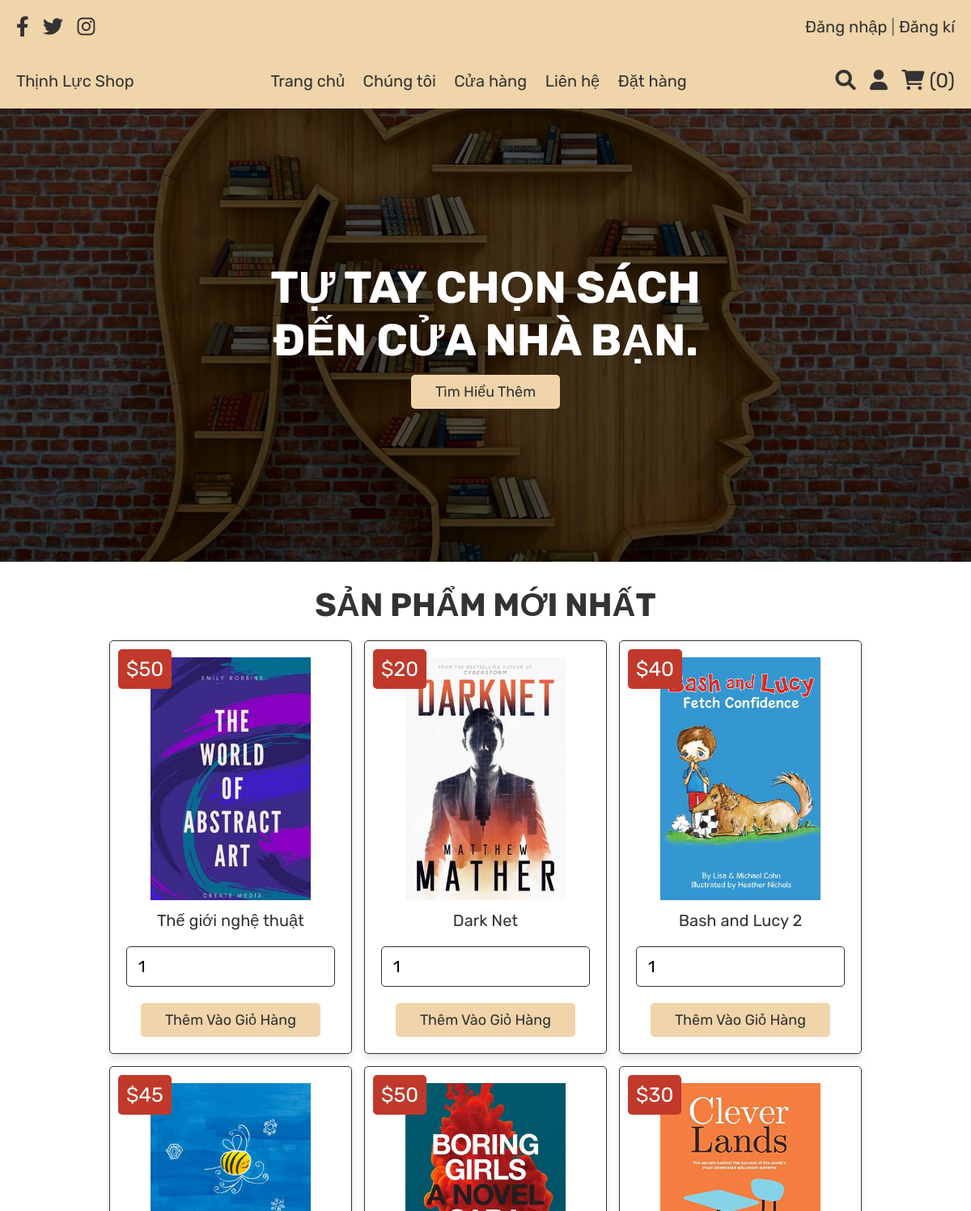
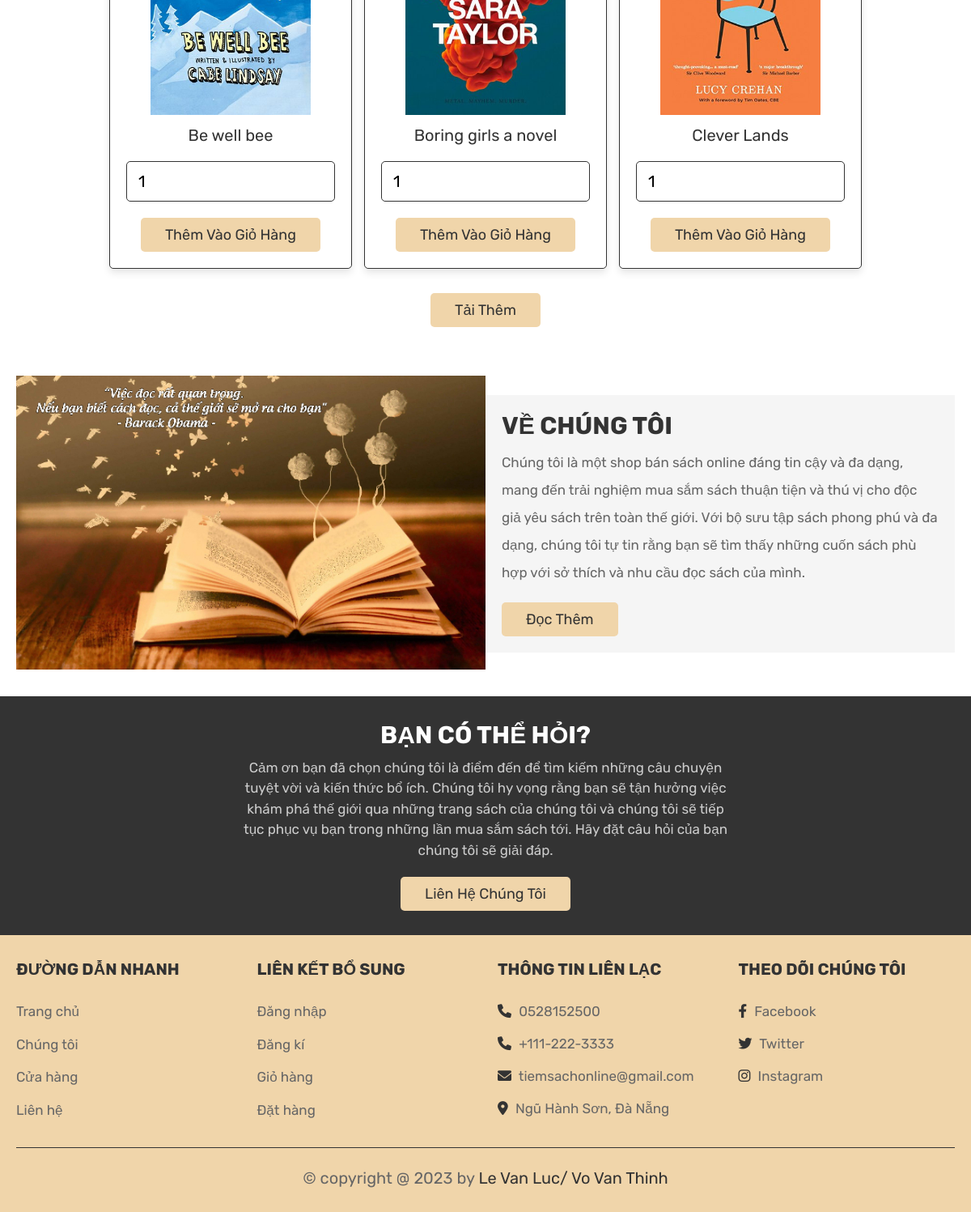
Page /home.php (signed in) on the committed database (2 pictures, top to bottom).
### tables this page shows
CREATE TABLE `products` (
  `id` int(100) NOT NULL,
  `name` varchar(100) NOT NULL,
  `price` int(100) NOT NULL,
  `image` varchar(100) NOT NULL
);

### home.php (the view, shortened to what this page needs)
<?php
include 'config.php';
$user_id = $_SESSION['user_id'];
?>
<!DOCTYPE html>
<html lang="en">
<head>
   <link rel="stylesheet" href="https://cdnjs.cloudflare.com/ajax/libs/font-awesome/6.0.0/css/all.min.css">
   <link rel="stylesheet" href="css/style.css">
</head>
<body>
<?php include 'header.php'; ?>
<section class="home">
   <div class="content">
      <h3>TỰ TAY CHỌN SÁCH ĐẾN CỬA NHÀ BẠN.</h3>
      <a href="about.php" class="white-btn">Tìm hiểu thêm</a>
   </div>
</section>
<section class="products">
   <h1 class="title">Sản phẩm mới nhất</h1>
   <div class="box-container">
      <?php
         $select_products = mysqli_query($conn, "SELECT * FROM `products` LIMIT 6") or die('query failed');
         if(mysqli_num_rows($select_products) > 0){
            while($fetch_products = mysqli_fetch_assoc($select_products)){
      ?>
     <form action="" method="post" class="box">
      <img class="image" src="uploaded_img/<?php echo $fetch_products['image']; ?>" alt="">
      <div class="name"><?php echo $fetch_products['name']; ?></div>
      <div class="price">$<?php echo $fetch_products['price']; ?></div>
      <input type="number" min="1" name="product_quantity" value="1" class="qty">
      <input type="submit" value="Thêm vào giỏ hàng" name="add_to_cart" class="btn">
     </form>
      <?php
         }
      }else{
         echo '<p class="empty">Chưa có sản phẩm nào được thêm vào!</p>';
      }
      ?>
   </div>
   <div class="load-more" style="margin-top: 2rem; text-align:center">
      <a href="shop.php" class="option-btn">Tải thêm</a>
   </div>
</section>
<section class="about">
   <div class="flex">
      <div class="image">
         <img src="images/about.jpg" alt="">
      </div>
      <div class="content">
         <h3>Về chúng tôi</h3>
         <p>Chúng tôi là một shop bán sách online đáng tin cậy và đa dạng, mang đến trải nghiệm mua sắm sách thuận tiện và thú vị cho độc giả yêu sách trên toàn thế giới.
Với bộ sưu tập sách phong phú và đa dạng, chúng tôi tự tin rằng bạn sẽ tìm thấy những cuốn sách phù hợp với sở thích và nhu cầu đọc sách của mình.</p>
         <a href="about.php" class="btn">Đọc thêm</a>
      </div>
   </div>
</section>
<section class="home-contact">
   <div class="content">
      <h3>Bạn có thể hỏi?</h3>
      <p>Cảm ơn bạn đã chọn chúng tôi là điểm đến để tìm kiếm những câu chuyện tuyệt vời và kiến thức bổ ích. Chúng tôi hy vọng rằng bạn sẽ tận hưởng việc khám phá thế giới qua những trang sách của chúng tôi và chúng tôi sẽ tiếp tục phục vụ bạn trong những lần mua sắm sách tới. Hãy đặt câu hỏi của bạn chúng tôi sẽ giải đáp.</p>
      <a href="contact.php" class="white-btn">Liên hệ chúng tôi</a>
   </div>
</section>
<?php include 'footer.php'; ?>
</body>
</html>

### header.php (shortened to what this page needs)
<header class="header">
   <div class="header-1">
      <div class="flex">
         <div class="share">
            <a href="#" class="fab fa-facebook-f"></a>
            <a href="#" class="fab fa-twitter"></a>
            <a href="#" class="fab fa-instagram"></a>
         </div>
         <p> <a href="login.php">Đăng nhập</a> | <a href="register.php">Đăng kí</a> </p>
      </div>
   </div>
   <div class="header-2">
      <div class="flex">
         <a href="home.php" class="logo">Thịnh Lực Shop
         </a>
         <nav class="navbar">
            <a href="home.php">Trang chủ</a>
            <a href="about.php">Chúng tôi</a>
            <a href="shop.php">Cửa hàng</a>
            <a href="contact.php">Liên hệ</a>
            <a href="orders.php">Đặt hàng</a>
         </nav>
         <div class="icons">
            <a href="search_page.php" class="fas fa-search"></a>
            <div id="user-btn" class="fas fa-user"></div>
            <?php
               $select_cart_number = mysqli_query($conn, "SELECT * FROM `cart` WHERE user_id = '$user_id'") or die('query failed');
               $cart_rows_number = mysqli_num_rows($select_cart_number);
            ?>
            <a href="cart.php"> <i class="fas fa-shopping-cart"></i> <span>(<?php echo $cart_rows_number; ?>)</span> </a>
         </div>
      </div>
   </div>
</header>

### footer.php
<section class="footer">
   <div class="box-container">
      <div class="box">
         <h3>Đường dẫn nhanh</h3>
         <a href="home.php">Trang chủ</a>
         <a href="about.php">Chúng tôi</a>
         <a href="shop.php">Cửa hàng</a>
         <a href="contact.php">Liên hệ</a>
      </div>
      <div class="box">
         <h3>Liên kết bổ sung</h3>
         <a href="login.php">Đăng nhập</a>
         <a href="register.php">Đăng kí</a>
         <a href="cart.php">Giỏ hàng</a>
         <a href="orders.php">Đặt hàng</a>
      </div>
      <div class="box">
         <h3>Thông tin liên lạc</h3>
         <p> <i class="fas fa-phone"></i> 0528152500 </p>
         <p> <i class="fas fa-phone"></i> +111-222-3333 </p>
         <p> <i class="fas fa-envelope"></i> tiemsachonline@gmail.com </p>
         <p> <i class="fas fa-map-marker-alt"></i> Ngũ Hành Sơn, Đà Nẵng </p>
      </div>
      <div class="box">
         <h3>Theo dõi chúng tôi</h3>
         <a href="#"> <i class="fab fa-facebook-f"></i> Facebook </a>
         <a href="#"> <i class="fab fa-twitter"></i> Twitter </a>
         <a href="#"> <i class="fab fa-instagram"></i> Instagram </a>
      </div>
   </div>
   <p class="credit"> &copy; copyright  @ <?php echo date('Y'); ?> by <span>Le Van Luc/ Vo Van Thinh</span> </p>
</section>

### rows in the picture
products: image (picture), name "Thế giới nghệ thuật", price "50"
products: image (picture), name "Dark Net", price "20"
products: image (picture), name "Bash and Lucy 2", price "40"
products: image (picture), name "Be well bee", price "45"
products: image (picture), name "Boring girls a novel", price "50"
products: image (picture), name "Clever Lands", price "30"

### other values in the picture
$cart_rows_number "0"
